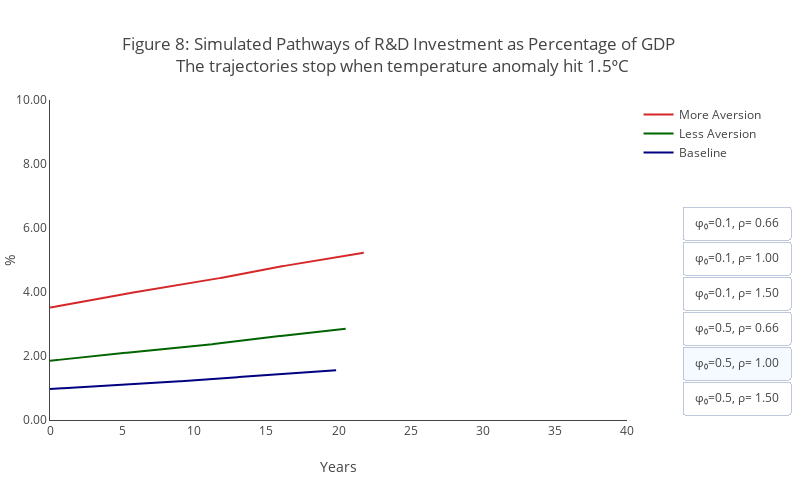

Write notebook code for a chart like this one.
### Markdown cell above
## 2.2 Robustly Optimal Action

### Code cell
from src.plot import plot_simulatedpath_full2, plot_simulatedpath_uncer_decomp2

graph_title = """Figure 8: Simulated Pathways of R&D Investment as Percentage of GDP <br> The trajectories stop when temperature anomaly hit 1.5ᵒC """
plot_simulatedpath_full2(graph_type="RD_Plot", graph_title = graph_title, yaxis_label="%", graph_range=[0,10], before15=True)

### Figure 1 — Plotly figure (JSON) as saved in the notebook; plotly's stock layout.template omitted (floating-point values rounded to 4 significant figures; data arrays with more than 128 entries replaced by an {"elided": "..."} marker saying what was removed)
{"data": [{"line": {"color": "#d62728"}, "name": "More Aversion", "showlegend": false, "type": "scatter", "visible": false, "x": {"elided": "333 float values"}, "y": {"elided": "333 float values"}}, {"line": {"color": "darkgreen"}, "name": "Less Aversion", "showlegend": false, "type": "scatter", "visible": false, "x": {"elided": "296 float values"}, "y": {"elided": "296 float values"}}, {"line": {"color": "navy"}, "name": "Baseline", "showlegend": false, "type": "scatter", "visible": false, "x": {"elided": "269 float values"}, "y": {"elided": "269 float values"}}, {"line": {"color": "#d62728"}, "name": "More Aversion", "showlegend": false, "type": "scatter", "visible": false, "x": {"elided": "333 float values"}, "y": {"elided": "333 float values"}}, {"line": {"color": "darkgreen"}, "name": "Less Aversion", "showlegend": false, "type": "scatter", "visible": false, "x": {"elided": "299 float values"}, "y": {"elided": "299 float values"}}, {"line": {"color": "navy"}, "name": "Baseline", "showlegend": false, "type": "scatter", "visible": false, "x": {"elided": "270 float values"}, "y": {"elided": "270 float values"}}, {"line": {"color": "#d62728"}, "name": "More Aversion", "showlegend": false, "type": "scatter", "visible": false, "x": {"elided": "323 float values"}, "y": {"elided": "323 float values"}}, {"line": {"color": "darkgreen"}, "name": "Less Aversion", "showlegend": false, "type": "scatter", "visible": false, "x": {"elided": "297 float values"}, "y": {"elided": "297 float values"}}, {"line": {"color": "navy"}, "name": "Baseline", "showlegend": false, "type": "scatter", "visible": false, "x": {"elided": "273 float values"}, "y": {"elided": "273 float values"}}, {"line": {"color": "#d62728"}, "name": "More Aversion", "showlegend": false, "type": "scatter", "visible": false, "x": {"elided": "258 float values"}, "y": {"elided": "258 float values"}}, {"line": {"color": "darkgreen"}, "name": "Less Aversion", "showlegend": false, "type": "scatter", "visible": false, "x": {"elided": "243 float values"}, "y": {"elided": "243 float values"}}, {"line": {"color": "navy"}, "name": "Baseline", "showlegend": false, "type": "scatter", "visible": false, "x": {"elided": "233 float values"}, "y": {"elided": "233 float values"}}, {"line": {"color": "#d62728"}, "name": "More Aversion", "showlegend": true, "type": "scatter", "visible": true, "x": {"elided": "262 float values"}, "y": {"elided": "262 float values"}}, {"line": {"color": "darkgreen"}, "name": "Less Aversion", "showlegend": true, "type": "scatter", "visible": true, "x": {"elided": "247 float values"}, "y": {"elided": "247 float values"}}, {"line": {"color": "navy"}, "name": "Baseline", "showlegend": true, "type": "scatter", "visible": true, "x": {"elided": "239 float values"}, "y": {"elided": "239 float values"}}, {"line": {"color": "#d62728"}, "name": "More Aversion", "showlegend": false, "type": "scatter", "visible": false, "x": {"elided": "263 float values"}, "y": {"elided": "263 float values"}}, {"line": {"color": "darkgreen"}, "name": "Less Aversion", "showlegend": false, "type": "scatter", "visible": false, "x": {"elided": "251 float values"}, "y": {"elided": "251 float values"}}, {"line": {"color": "navy"}, "name": "Baseline", "showlegend": false, "type": "scatter", "visible": false, "x": {"elided": "245 float values"}, "y": {"elided": "245 float values"}}], "layout": {"barmode": "overlay", "height": 500, "margin": {"l": 50, "r": 0}, "plot_bgcolor": "white", "title": {"text": "Figure 8: Simulated Pathways of R&D Investment as Percentage of GDP <br> The trajectories stop when temperature anomaly hit 1.5ᵒC "}, "updatemenus": [{"active": 4, "buttons": [{"args": [{"showlegend": [true, true, true, false, false, false, false, false, false, false, false, false, false, false, false, false, false, false, false, false, false, false, false, false, false, false, false, false, false, false, false, false, false, false, false, false, false, false, false, false, false, false, false, false, false, false, false, false], "visible": [true, true, true, false, false, false, false, false, false, false, false, false, false, false, false, false, false, false, false, false, false, false, false, false, false, false, false, false, false, false, false, false, false, false, false, false, false, false, false, false, false, false, false, false, false, false, false, false]}], "label": "φ₀=0.1, ρ= 0.66", "method": "update"}, {"args": [{"showlegend": [false, false, false, true, true, true, false, false, false, false, false, false, false, false, false, false, false, false, false, false, false, false, false, false, false, false, false, false, false, false, false, false, false, false, false, false, false, false, false, false, false, false, false, false, false, false, false, false], "visible": [false, false, false, true, true, true, false, false, false, false, false, false, false, false, false, false, false, false, false, false, false, false, false, false, false, false, false, false, false, false, false, false, false, false, false, false, false, false, false, false, false, false, false, false, false, false, false, false]}], "label": "φ₀=0.1, ρ= 1.00", "method": "update"}, {"args": [{"showlegend": [false, false, false, false, false, false, true, true, true, false, false, false, false, false, false, false, false, false, false, false, false, false, false, false, false, false, false, false, false, false, false, false, false, false, false, false, false, false, false, false, false, false, false, false, false, false, false, false], "visible": [false, false, false, false, false, false, true, true, true, false, false, false, false, false, false, false, false, false, false, false, false, false, false, false, false, false, false, false, false, false, false, false, false, false, false, false, false, false, false, false, false, false, false, false, false, false, false, false]}], "label": "φ₀=0.1, ρ= 1.50", "method": "update"}, {"args": [{"showlegend": [false, false, false, false, false, false, false, false, false, true, true, true, false, false, false, false, false, false, false, false, false, false, false, false, false, false, false, false, false, false, false, false, false, false, false, false, false, false, false, false, false, false, false, false, false, false, false, false], "visible": [false, false, false, false, false, false, false, false, false, true, true, true, false, false, false, false, false, false, false, false, false, false, false, false, false, false, false, false, false, false, false, false, false, false, false, false, false, false, false, false, false, false, false, false, false, false, false, false]}], "label": "φ₀=0.5, ρ= 0.66", "method": "update"}, {"args": [{"showlegend": [false, false, false, false, false, false, false, false, false, false, false, false, true, true, true, false, false, false, false, false, false, false, false, false, false, false, false, false, false, false, false, false, false, false, false, false, false, false, false, false, false, false, false, false, false, false, false, false], "visible": [false, false, false, false, false, false, false, false, false, false, false, false, true, true, true, false, false, false, false, false, false, false, false, false, false, false, false, false, false, false, false, false, false, false, false, false, false, false, false, false, false, false, false, false, false, false, false, false]}], "label": "φ₀=0.5, ρ= 1.00", "method": "update"}, {"args": [{"showlegend": [false, false, false, false, false, false, false, false, false, false, false, false, false, false, false, true, true, true, false, false, false, false, false, false, false, false, false, false, false, false, false, false, false, false, false, false, false, false, false, false, false, false, false, false, false, false, false, false], "visible": [false, false, false, false, false, false, false, false, false, false, false, false, false, false, false, true, true, true, false, false, false, false, false, false, false, false, false, false, false, false, false, false, false, false, false, false, false, false, false, false, false, false, false, false, false, false, false, false]}], "label": "φ₀=0.5, ρ= 1.50", "method": "update"}], "pad": {"b": 10, "r": 10, "t": 10}, "showactive": true, "type": "buttons", "x": 1.3, "y": 0.7}], "width": 800, "xaxis": {"range": [0, 40], "showgrid": false, "showline": true, "title": {"text": "Years"}}, "yaxis": {"range": [0, 10], "showgrid": false, "showline": true, "tickformat": ".2f", "title": {"text": "%"}}}}
